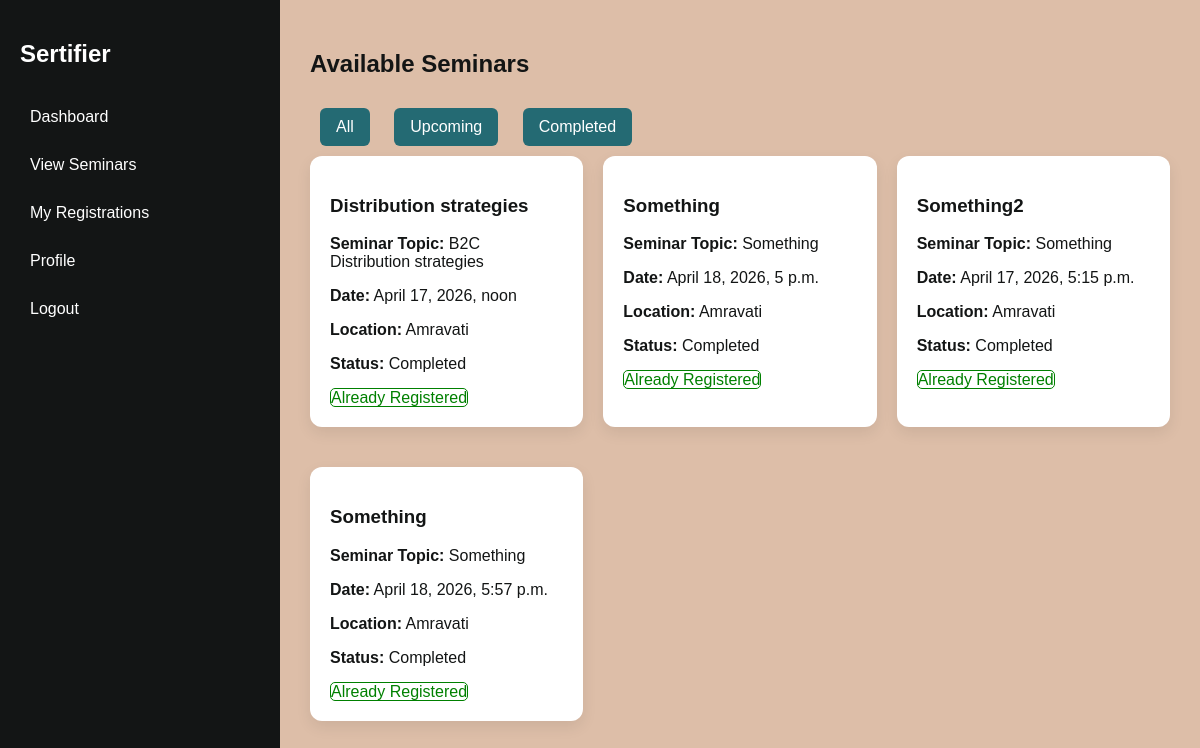
The page /seminars/all/ (signed in) on the database as committed earlier.
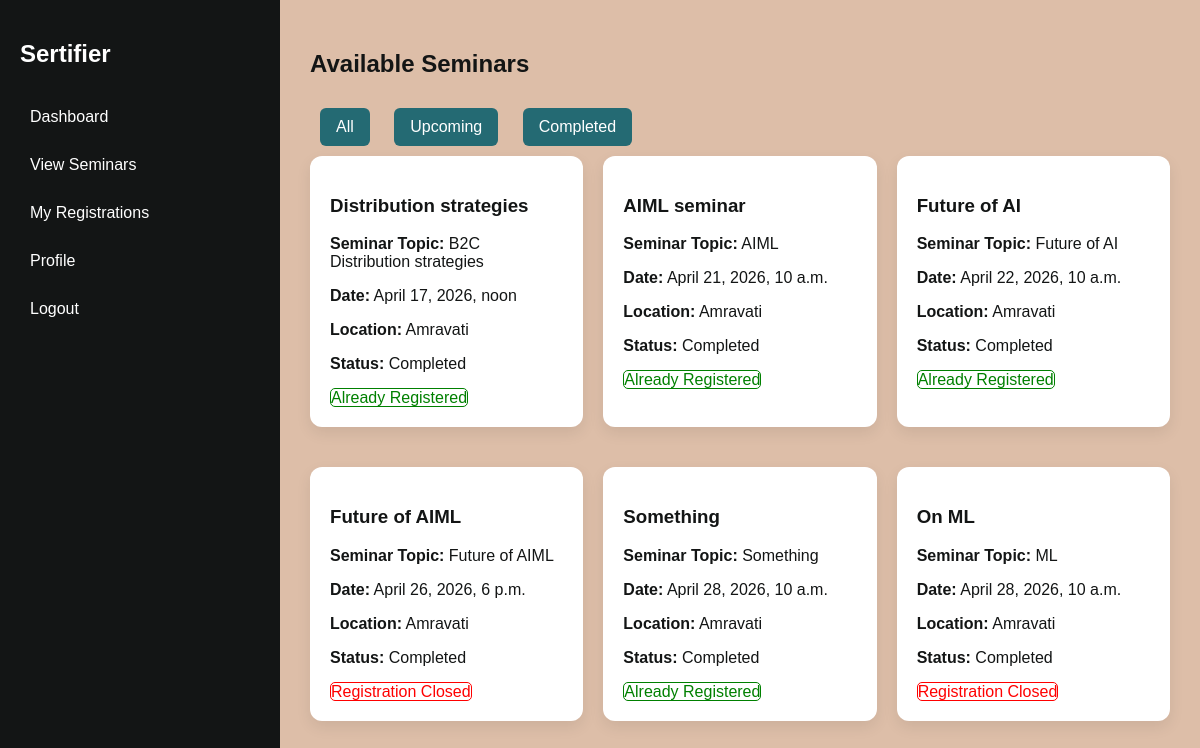
The same page on the database as committed later.
### seminars/models.py (models this page shows, shortened)
class Seminar(models.Model):
    title = models.CharField(max_length=200)
    topic = models.CharField(max_length=200)
    description = models.TextField()
    date_time = models.DateTimeField(null=True)
    location = models.CharField(max_length=255)
    created_by = models.ForeignKey(User, on_delete=models.CASCADE)
    created_at = models.DateTimeField(auto_now_add=True, null=True)
    @property
    def status(self):
        now = timezone.now()
        if self.date_time.date() > now.date():
            return "Upcoming"
        elif self.date_time.date() == now.date():
            return "Ongoing"
        else:
            return "Completed"
    @property
    def registration_open(self):
        now = timezone.now()
        return now < self.date_time
    certificate_enabled = models.BooleanField(default=True)
    certificate_title = models.CharField(
        max_length=200,
        default='Certificate of Participation'
    )
    certificate_logo_left = models.ImageField(
        upload_to='certificate_logos/',
        blank=True,
        null=True
    )
    certificate_logo_right = models.ImageField(
        upload_to='certificate_logos/',
        blank=True,
        null=True
    )
    certificate_signature = models.ImageField(
        upload_to='certificate_signatures/',
        blank=True,
        null=True
    )
    attendance_code = models.CharField(
        max_length=20,
        blank=True,
        null=True
    )
    attendance_code_created_at = models.DateTimeField(
        blank=True,
        null=True
    )

### seminars/views.py (the view)
# urls.py: path('all/', views.user_seminars, name='user_seminars'),
@login_required
def user_seminars(request):
    seminars = Seminar.objects.all()
    status = request.GET.get('status')
    registered_seminars = (
        SeminarRegistration.objects.filter(
            user=request.user
        ).values_list(
            'seminar_id',
            flat=True
        )
    )
    if status == 'upcoming':
        seminars = seminars.filter(
            date_time__date__gt=timezone.now().date()
        )
    elif status == 'completed':
        seminars = seminars.filter(
            date_time__date__lt=timezone.now().date()
        )
    return render(request, 'user_seminars.html', {
        'seminars': seminars,
        'registered_seminars':registered_seminars,
    })

### seminars/templates/user_seminars.html
{% extends 'base.html' %}
{% block content %}
<h2>Available Seminars</h2>
    <a href="?" class="btn">All</a>
    <a href="?status=upcoming" class="btn">
    Upcoming
    </a>
    <a href="?status=completed" class="btn">
    Completed
    </a>
<div class="grid">
    {% for seminar in seminars %}
    <div class="card">
        <h3>{{ seminar.title }}</h3>
        <p><strong>Seminar Topic:</strong> {{ seminar.topic }}</p>
        <p><strong>Date:</strong> {{ seminar.date_time }}</p>
        <p><strong>Location:</strong> {{ seminar.location }}</p>
        <p><strong>Status:</strong> {{ seminar.status }}</p>
        {% if seminar.id in registered_seminars %}
            <span style="color:green; border:1px solid; border-radius:5px;">Already Registered</span>
        {% else %}
            {% if seminar.registration_open %}
            <a href="{% url 'register_seminar' seminar.id %}" class="btn">
            Register
            </a>
            {% else %}
            <span style="color:red; border:1px solid; border-radius:5px;">Registration Closed</span>
            {% endif %}
        {% endif %}
    </div>
    {% endfor %}
</div>
{% endblock %}

### User/templates/base.html (shortened to what this page needs)
<!DOCTYPE html>
{% load static %}
<html>
<head>
    <link rel="stylesheet" href="{% static 'css/style.css' %}">
</head>
<body>
{% if user.is_authenticated %}
<div class="layout">
    <div class="sidebar">
        <h2>Sertifier</h2>
        <a href="{% url 'dashboard' %}">Dashboard</a>
        {% if user.role == 'distributor' %}
            <a href="{% url 'user_seminars' %}">View Seminars</a>
            <a href="{% url 'my_registrations' %}">My Registrations</a>
            <a href="{% url 'profile' %}">Profile</a>
        {% endif %}
        <a href="{% url 'logout' %}">Logout</a>
    </div>
    <div class="main">
{% endif %}
{% block content %}{% endblock %}
{% if user.is_authenticated %}
    </div>
</div>
{% endif %}
</body>
</html>

### User/static/css/style.css (style rules this page uses)
:root { --primary: #131515; --secondary: #246a73; --accent: #368f8b; --muted: #f3dfc1; --bg: #ddbea8; --white: #ffffff; }
body { margin: 0; font-family: 'Poppins', sans-serif; background-color: var(--bg); color: var(--primary); }
.layout { display: flex; min-height: 100vh; }
.sidebar { width: 240px; background: var(--primary); color: var(--white); padding: 20px; }
.sidebar h2 { margin-bottom: 30px; }
.sidebar a { display: block; color: var(--white); text-decoration: none; padding: 10px; margin-bottom: 10px; border-radius: 6px; }
.main { flex: 1; padding: 30px; }
.card { background: var(--white); padding: 20px; border-radius: 12px; margin-bottom: 20px; box-shadow: 0 6px 15px rgba(0,0,0,0.08); transition: 0.3s; }
.btn { display: inline-block; background: var(--secondary); color: var(--white); padding: 10px 16px; border-radius: 6px; text-decoration: none; transition: 0.3s; margin:10px; }
.grid { display: grid; grid-template-columns: repeat(auto-fit, minmax(250px, 1fr)); gap: 20px; }

Rows that differ between the two databases and show on the page:
removed Seminar: title "Something", topic "Something", date_time "April 18, 2026, 5 p.m.", location "Amravati", status "Completed", shows "Already Registered"
removed Seminar: title "Something2", topic "Something", date_time "April 17, 2026, 5:15 p.m.", location "Amravati", status "Completed", shows "Already Registered"
removed Seminar: title "Something", topic "Something", date_time "April 18, 2026, 5:57 p.m.", location "Amravati", status "Completed", shows "Already Registered"
added Seminar: title "AIML seminar", topic "AIML", date_time "April 21, 2026, 10 a.m.", location "Amravati", status "Completed", shows "Already Registered"
added Seminar: title "Future of AI", topic "Future of AI", date_time "April 22, 2026, 10 a.m.", location "Amravati", status "Completed", shows "Already Registered"
added Seminar: title "Future of AIML", topic "Future of AIML", date_time "April 26, 2026, 6 p.m.", location "Amravati", status "Completed", shows "Registration Closed"
added Seminar: title "Something", topic "Something", date_time "April 28, 2026, 10 a.m.", location "Amravati", status "Completed", shows "Already Registered"
added Seminar: title "On ML", topic "ML", date_time "April 28, 2026, 10 a.m.", location "Amravati", status "Completed", shows "Registration Closed"
